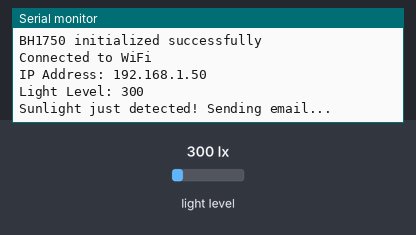
A sketch run on a simulated Arduino MKR. Shown: the last lines printed to the serial monitor. The inputs (shaded band) are chosen by the test bench; at power-on: light level 300 lx. WiFi joins after 1.5 s; servers stay silent unless stated; web services answer with replies made up by the test bench; not simulated (calls return 0 or success): secrets.h.

Above: at 2.7 s.
2.8 s: light level set to 40 lx
At 3.5 s:
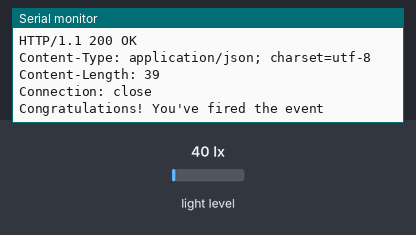
14.2 s: light level set to 500 lx
At 24.5 s:
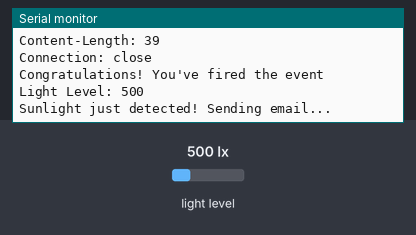

The sketch:

Task3.1IFTTT.ino
```cpp
#include <Wire.h>
#include <BH1750.h>
#include <WiFiNINA.h>
#include "secrets.h"  // Contains your Wi-Fi credentials and IFTTT keys

BH1750 lightMeter;
WiFiClient client;

String server = "maker.ifttt.com";
String url = "/trigger/" + String(IFTTT_EVENT_NAME) + "/with/key/" + String(IFTTT_API_KEY);

const int sunlightThreshold = 50;  // Adjust as needed
bool sunlightState = false;        // Track previous state (false = no sunlight, true = sunlight detected)

void setup() {
  Serial.begin(9600);

  Wire.begin();
  if (lightMeter.begin()) {
    Serial.println("BH1750 initialized successfully");
  } else {
    Serial.println("Error initializing BH1750 — check wiring or address");
  }

  WiFi.begin(SSID, WIFI_PASSWORD);
  while (WiFi.status() != WL_CONNECTED) {
    delay(1000);
    Serial.println("Connecting to WiFi...");
  }

  Serial.println("Connected to WiFi");
  Serial.print("IP Address: ");
  Serial.println(WiFi.localIP());
}

void loop() {
  uint16_t lightLevel = lightMeter.readLightLevel();
  Serial.print("Light Level: ");
  Serial.println(lightLevel);

  // Check if sunlight threshold is crossed
  if (lightLevel > sunlightThreshold && !sunlightState) {
    Serial.println("Sunlight just detected! Sending email...");
    sendIFTTTTrigger("Sunlight Detected");
    sunlightState = true;
  } else if (lightLevel <= sunlightThreshold && sunlightState) {
    Serial.println("Sunlight just disappeared! Sending email...");
    sendIFTTTTrigger("Sunlight Stopped");
    sunlightState = false;
  }

  delay(10000);  // Check every 10 seconds
}

void sendIFTTTTrigger(String trigger) {
  if (client.connect(server.c_str(), 80)) {
    String fullUrl = url + "?value1=" + trigger;
    client.println("GET " + fullUrl + " HTTP/1.1");
    client.println("Host: " + server);
    client.println("Connection: close");
    client.println();

    // Optional: Read and print response from IFTTT server
    while (client.available()) {
      String response = client.readString();
      Serial.println(response);
    }

    client.stop();
  } else {
    Serial.println("Failed to connect to IFTTT server.");
  }
}
```

Measured:
- after the input at 14.2 s, the serial monitor: prints a new line after 9.8 s (image 2)
